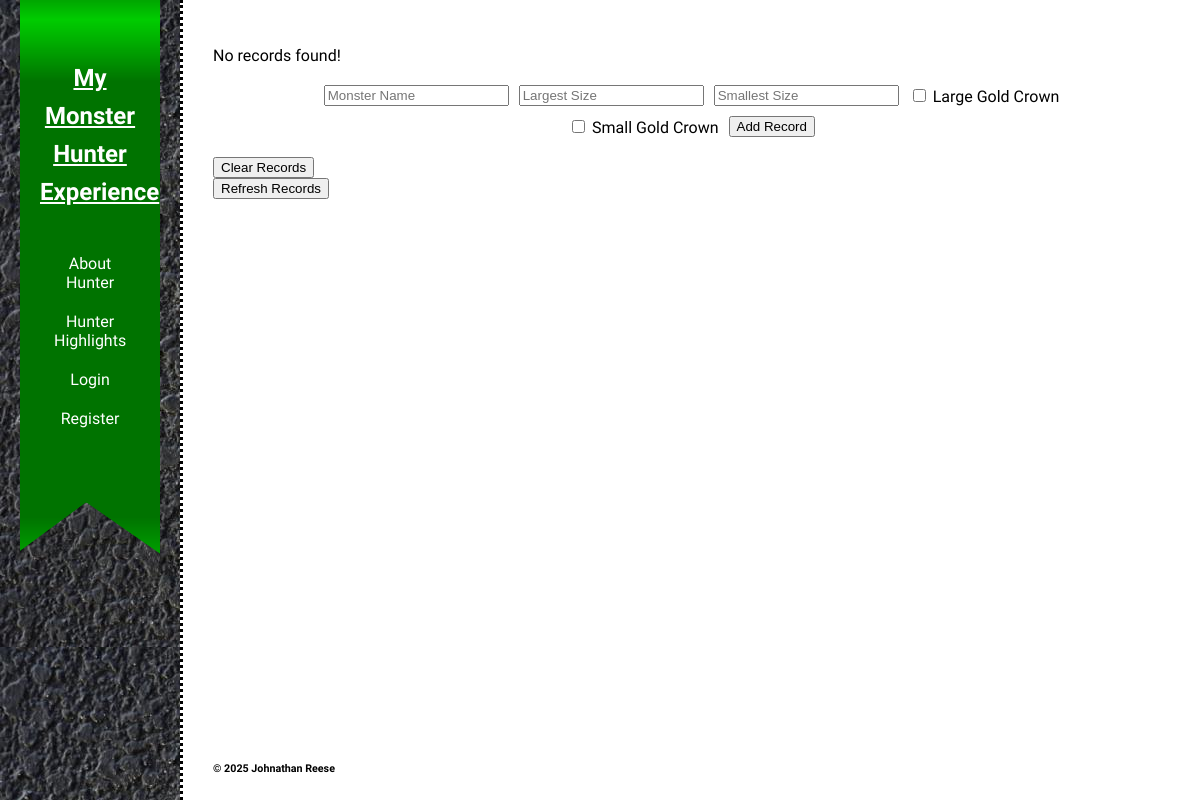
Before: /records (signed in) with the older database file.
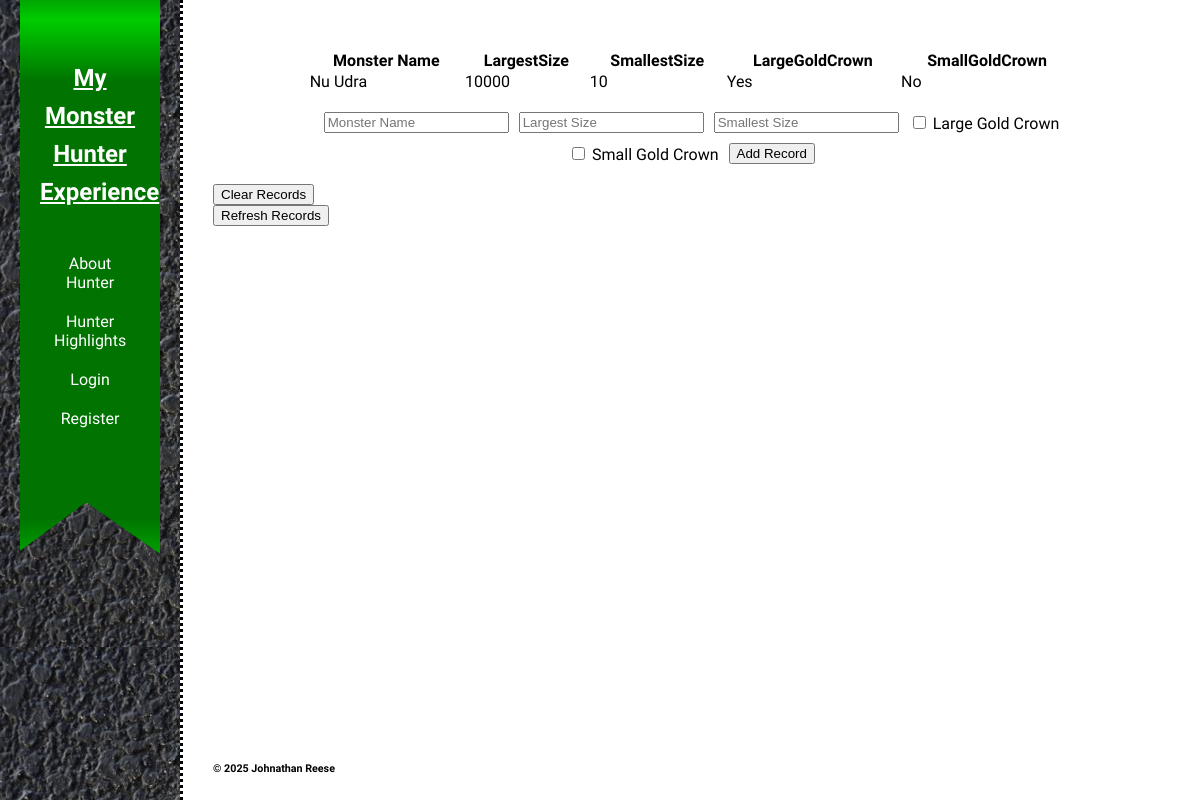
After: the same page with the newer database file.
### tables this page shows
CREATE TABLE monsterData(
    MonsterName VARCHAR(255),
    UserID INTEGER,
    SmallestSize INTEGER,
    LargestSize INTEGER,
    LargeGoldCrown BOOLEAN,
    SmallGoldCrown BOOLEAN,
    FOREIGN KEY(UserID) REFERENCES users(ID)
);

### app.py (the view)
@app.route('/records')
def records():
    if 'user_id' not in session:
        return redirect(url_for('login'))
    conn = get_db_connection()
    records = conn.execute(
        'SELECT * FROM monsterData WHERE UserID = ?', (session['user_id'],)
    ).fetchall()
    conn.close()
    return render_template('records.html', records=records)

### app.py (called while the page is built)
def get_db_connection():
    conn = sqlite3.connect(DB_PATH)
    conn.row_factory = sqlite3.Row
    return conn

### templates/records.html (shortened to what this page needs)
<!DOCTYPE html>
<html lang="en">
<head>
    <link rel="stylesheet" href="{{ url_for('static', filename='css/style.css') }}">
    <link rel="stylesheet" type="text/css"
        href="https://cdn.jsdelivr.net/npm/@accessible360/accessible-slick@1.0.1/slick/slick.min.css">
    <link rel="stylesheet" type="text/css"
        href="https://cdn.jsdelivr.net/npm/@accessible360/accessible-slick@1.0.1/slick/accessible-slick-theme.min.css">
</head>
<body>
    <header role="banner" class="primary">
        <div id="ribbon">
            <h1><a href="/">My Monster Hunter Experience</a></h1>
            <nav role="navigation">
                <ul>
                    <li><a href="/about">About Hunter</a></li>
                    <li><a href="/highlights">Hunter Highlights</a></li>
                    <li><a href="/login">Login</a></li>
                    <li><a href="/register">Register</a></li>
                </ul>
            </nav>
        </div>
    </header>
    <main id="main">
        {% if records %}
        <table id="recordsTable">
            <thead>
                <tr>
                    <th>Monster Name</th>
                    <th>LargestSize</th>
                    <th>SmallestSize</th>
                    <th>LargeGoldCrown</th>
                    <th>SmallGoldCrown</th>
                </tr>
            </thead>
            <tbody>
                {% for record in records %}
                <tr>
                    <td>{{ record.monsterName }}</td>
                    <td>{{ record.largestSize }}</td>
                    <td>{{ record.smallestSize }}</td>
                    <td>{{ 'Yes' if record.largeGoldCrown else 'No' }}</td>
                    <td>{{ 'Yes' if record.smallGoldCrown else 'No' }}</td>
                </tr>
                {% endfor %}
            </tbody>
        </table>
        {% else %}
        <p>No records found!</p>
        {% endif %}
        <form action="/add_record" method="POST" id="recordForm">
            <div class="form-row">
                <input type="text" name="monsterName" placeholder="Monster Name" required>
                <input type="text" name="largestSize" placeholder="Largest Size" required>
                <input type="text" name="smallestSize" placeholder="Smallest Size" required>
                <label>
                    <input type="checkbox" name="largeGoldCrown" value="true">
                    Large Gold Crown
                </label>
                <label>
                    <input type="checkbox" name="smallGoldCrown" value="true">
                    Small Gold Crown
                </label>
                <button type="submit" id="addbutton">Add Record</button>
            </div>
        </form>
        <form action="/clear_records" method="POST">
            <button type="submit" id="clearbutton">Clear Records</button>
        </form>
        <form action="/records" method="GET">
            <button type="submit" id="refreshbutton">Refresh Records</button>
        </form>
        <footer id="colophon" role="contentinfo">
            <h6>&copy; 2025 Johnathan Reese</h6>
        </footer>
    </main>
</body>
</html>

### static/css/style.css (style rules this page uses)
body { display: grid; grid-template-columns: 15% 85%; height: 100vh; margin: 0; background-image: url(/static/images/page.jpg); background-repeat: no-repeat; background-size: cover; background-position: right; font-family: "Charm", cursive; font-weight: 400; font-style: normal; }
#main { position: relative; padding: 30px; border-left: dotted black; }
header.primary { padding: 0px 20px; box-sizing: border-box; background-image: url(/static/images/leather.jpg); background-color: black; height: 100%; display: flex; flex-direction: column; }
#ribbon { background-image: url(/static/images/Green-Ribbon.png); background-repeat: no-repeat; background-position: center; background-size: 200px 600px; height: 600px; margin-top: -25px; padding-left: 20px; padding-right: 20px; }
header.primary h1 { margin-bottom: 0; text-align: center; padding-top: 60px; }
header.primary h1 a { color: white; font-size: 1.5rem; }
header.primary nav ul { padding-top: 20px; list-style: none; padding-left: 0px; }
header.primary nav ul li { text-align: center; padding-left: 14px; padding-right: 14px; }
header.primary nav ul li a { display: block; color: #ffffff; text-decoration: none; transition: .4s; padding-top: 10px; padding-bottom: 10px; width: 100%; }
#colophon { color: black; position: absolute; bottom: 0; }
form div { display: flex; align-items: center; margin-bottom: 10px; }
#recordsTable { width: 80%; margin: 20px auto; border-collapse: collapse; background-color: rgba(255, 255, 255, 0.8); }
#recordForm .form-row { display: flex; align-items: center; justify-content: center; flex-wrap: wrap; gap: 10px; margin: 20px auto; width: 80%; }

Changed rows visible on the page:
added monsterData: monsterName "Nu Udra", largestSize "10000", smallestSize "10", LargeGoldCrown "Yes", SmallGoldCrown "No"
Other visible differences:
text no longer shown: "No records found!"
text now shown: "Monster Name LargestSize SmallestSize LargeGoldCrown SmallGoldCrown"
